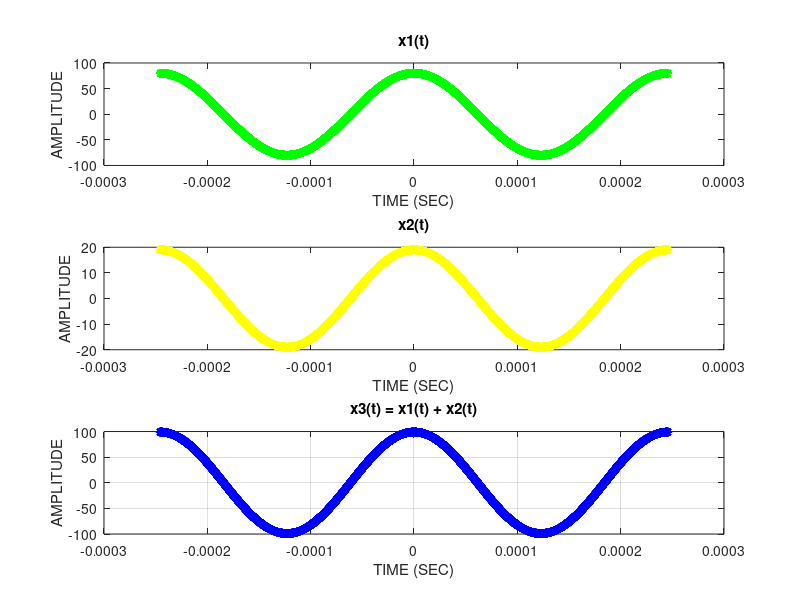
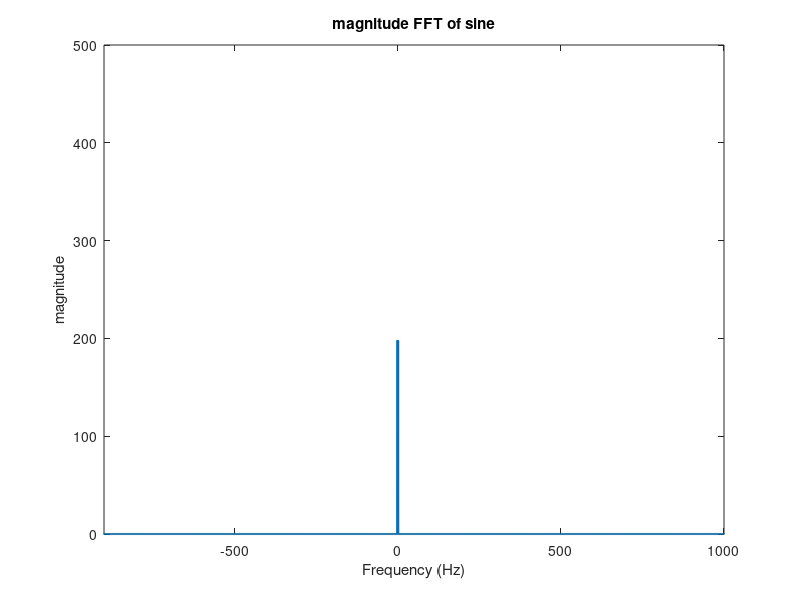

These charts were generated, in order, by the following MATLAB code: (Note: this script raises an error after producing the figures.)
clc
clear all
close all
%Id:19-40698-1
%Name:Momtahin Ahammed
A1=80;
A2=19;
C=4;
F=9;
T=1/4069;
Fm=900;
Fs=20*Fm;
t=-T:T/(Fs):T-T/(Fs);
x1=A1*cos(2*pi*(4069)*t);
x2=A2*cos(2*pi*(4069)*t);
x3=x1+x2;
subplot(3,1,1)
plot(t,x1,'g:*')
xlabel("TIME (SEC)")
ylabel("AMPLITUDE")
title("x1(t)")
subplot(3,1,2)
plot(t,x2,'y:*')
xlabel("TIME (SEC)")
ylabel("AMPLITUDE")
title("x2(t)")
subplot(3,1,3)
plot(t,x3,'b:*')
xlabel("TIME (SEC)")
ylabel("AMPLITUDE")
title("x3(t) = x1(t) + x2(t)")
grid on;
fx3 = fft(x3);
fx3 = fftshift(fx3)/(Fs/2);
f = Fs/2*linspace(-1,1,size(t,2));
figure;
plot(f, abs(fx3),'LineWidth',1.5);
title('magnitude FFT of sine');
axis([-900 1000 0 500])
xlabel('Frequency (Hz)');
ylabel('magnitude');
bandwidth = obw(x3,Fs)
step=39.6;
codebook = linspace(-99,99,6);
partition = [-99+(39.6/2):39.6:99-(39.6/2)];
[index,quants] = quantiz(x3,partition,codebook); 
figure;
plot(t,x3,'-',t,quants,'-')
grid on;
legend('Original signal','Quantized signal');

